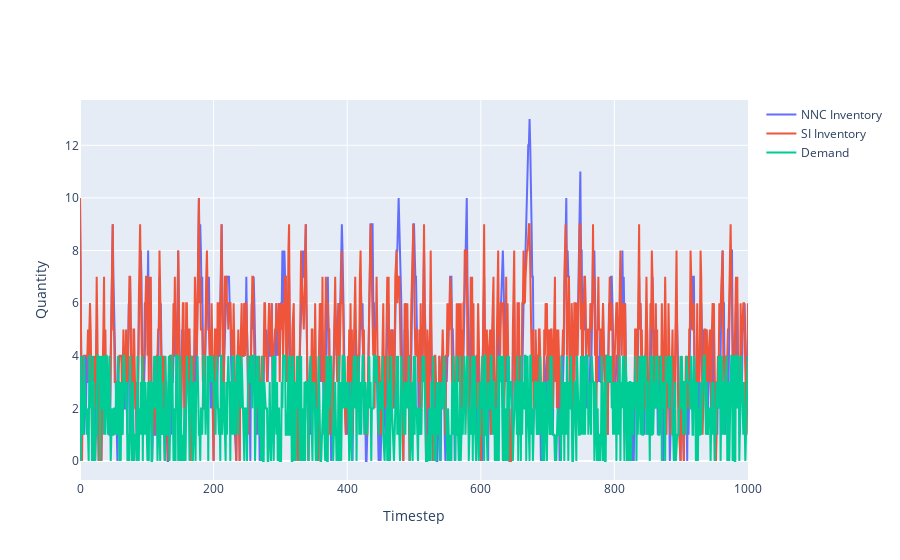

The notebook cell this image was saved under:
### Code cell
a = go.Scatter(y=nn_inv, name='NNC Inventory')
b = go.Scatter(y=cdi_inv, name='SI Inventory')
c = go.Scatter(y=[x.detach().item() for x in fixed_demands], name='Demand',
               x=torch.arange(1, 1001).tolist() )
fig = go.Figure([a,b, c])
fig.layout.xaxis.title = 'Timestep'
fig.layout.yaxis.title = 'Quantity'
fig

### Figure 1 — Plotly figure (JSON) as saved in the notebook; plotly's stock layout.template omitted (floating-point values rounded to 4 significant figures; data arrays with more than 128 entries replaced by an {"elided": "..."} marker saying what was removed)
{"data": [{"name": "NNC Inventory", "type": "scatter", "y": {"elided": "1001 int values"}}, {"name": "SI Inventory", "type": "scatter", "y": {"elided": "1001 int values"}}, {"name": "Demand", "type": "scatter", "x": {"elided": "1000 int values"}, "y": {"elided": "1000 int values"}}], "layout": {"xaxis": {"title": {"text": "Timestep"}}, "yaxis": {"title": {"text": "Quantity"}}}}
